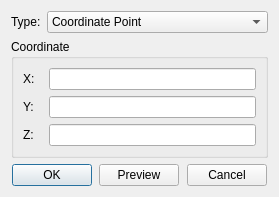
<?xml version="1.0" encoding="UTF-8"?>
<ui version="4.0">
 <class>ReferencePointInfoDialog</class>
 <widget class="QDialog" name="ReferencePointInfoDialog">
  <property name="geometry">
   <rect>
    <x>0</x>
    <y>0</y>
    <width>279</width>
    <height>183</height>
   </rect>
  </property>
  <property name="windowTitle">
   <string>Reference Point</string>
  </property>
  <layout class="QGridLayout" name="gridLayout_5">
   <item row="0" column="0">
    <widget class="QWidget" name="widget_2" native="true">
     <property name="sizePolicy">
      <sizepolicy hsizetype="Preferred" vsizetype="Fixed">
       <horstretch>0</horstretch>
       <verstretch>0</verstretch>
      </sizepolicy>
     </property>
     <layout class="QGridLayout" name="gridLayout_2">
      <property name="leftMargin">
       <number>0</number>
      </property>
      <property name="topMargin">
       <number>0</number>
      </property>
      <property name="rightMargin">
       <number>0</number>
      </property>
      <property name="bottomMargin">
       <number>0</number>
      </property>
      <item row="0" column="0">
       <widget class="QLabel" name="label">
        <property name="sizePolicy">
         <sizepolicy hsizetype="Fixed" vsizetype="Preferred">
          <horstretch>0</horstretch>
          <verstretch>0</verstretch>
         </sizepolicy>
        </property>
        <property name="text">
         <string>Type:</string>
        </property>
       </widget>
      </item>
      <item row="0" column="1">
       <widget class="QComboBox" name="comb_type">
        <property name="currentIndex">
         <number>0</number>
        </property>
        <item>
         <property name="text">
          <string>Coordinate Point</string>
         </property>
        </item>
       </widget>
      </item>
     </layout>
    </widget>
   </item>
   <item row="1" column="0">
    <widget class="QStackedWidget" name="stackedWidget">
     <property name="currentIndex">
      <number>0</number>
     </property>
     <widget class="QWidget" name="page_coordinate">
      <layout class="QGridLayout" name="gridLayout">
       <property name="leftMargin">
        <number>0</number>
       </property>
       <property name="topMargin">
        <number>0</number>
       </property>
       <property name="rightMargin">
        <number>0</number>
       </property>
       <property name="bottomMargin">
        <number>0</number>
       </property>
       <property name="horizontalSpacing">
        <number>6</number>
       </property>
       <item row="0" column="0">
        <widget class="QGroupBox" name="groupBox">
         <property name="title">
          <string>Coordinate</string>
         </property>
         <layout class="QGridLayout" name="gridLayout_4">
          <item row="2" column="0">
           <widget class="QLabel" name="label_6">
            <property name="text">
             <string>Z:</string>
            </property>
           </widget>
          </item>
          <item row="1" column="0">
           <widget class="QLabel" name="label_5">
            <property name="text">
             <string>Y:</string>
            </property>
           </widget>
          </item>
          <item row="1" column="2">
           <widget class="Comp::FITKSciNotationLineEdit" name="le_coord_py"/>
          </item>
          <item row="0" column="0">
           <widget class="QLabel" name="label_2">
            <property name="text">
             <string>X:</string>
            </property>
           </widget>
          </item>
          <item row="2" column="2">
           <widget class="Comp::FITKSciNotationLineEdit" name="le_coord_pz"/>
          </item>
          <item row="0" column="2">
           <widget class="Comp::FITKSciNotationLineEdit" name="le_coord_px"/>
          </item>
          <item row="3" column="0">
           <spacer name="verticalSpacer">
            <property name="orientation">
             <enum>Qt::Vertical</enum>
            </property>
            <property name="sizeHint" stdset="0">
             <size>
              <width>20</width>
              <height>40</height>
             </size>
            </property>
           </spacer>
          </item>
         </layout>
        </widget>
       </item>
      </layout>
     </widget>
    </widget>
   </item>
   <item row="2" column="0">
    <widget class="QWidget" name="widget" native="true">
     <property name="sizePolicy">
      <sizepolicy hsizetype="Preferred" vsizetype="Fixed">
       <horstretch>0</horstretch>
       <verstretch>0</verstretch>
      </sizepolicy>
     </property>
     <layout class="QGridLayout" name="gridLayout_3">
      <property name="leftMargin">
       <number>0</number>
      </property>
      <property name="topMargin">
       <number>0</number>
      </property>
      <property name="rightMargin">
       <number>0</number>
      </property>
      <property name="bottomMargin">
       <number>0</number>
      </property>
      <item row="0" column="4">
       <spacer name="horizontalSpacer_3">
        <property name="orientation">
         <enum>Qt::Horizontal</enum>
        </property>
        <property name="sizeHint" stdset="0">
         <size>
          <width>40</width>
          <height>20</height>
         </size>
        </property>
       </spacer>
      </item>
      <item row="0" column="1">
       <widget class="QPushButton" name="pb_ok">
        <property name="text">
         <string>OK</string>
        </property>
       </widget>
      </item>
      <item row="0" column="3">
       <widget class="QPushButton" name="pb_preview">
        <property name="text">
         <string>Preview</string>
        </property>
       </widget>
      </item>
      <item row="0" column="5">
       <widget class="QPushButton" name="pb_cancel">
        <property name="text">
         <string>Cancel</string>
        </property>
       </widget>
      </item>
      <item row="0" column="2">
       <spacer name="horizontalSpacer_2">
        <property name="orientation">
         <enum>Qt::Horizontal</enum>
        </property>
        <property name="sizeHint" stdset="0">
         <size>
          <width>40</width>
          <height>20</height>
         </size>
        </property>
       </spacer>
      </item>
      <item row="0" column="0">
       <spacer name="horizontalSpacer">
        <property name="orientation">
         <enum>Qt::Horizontal</enum>
        </property>
        <property name="sizeHint" stdset="0">
         <size>
          <width>40</width>
          <height>20</height>
         </size>
        </property>
       </spacer>
      </item>
      <item row="0" column="6">
       <spacer name="horizontalSpacer_4">
        <property name="orientation">
         <enum>Qt::Horizontal</enum>
        </property>
        <property name="sizeHint" stdset="0">
         <size>
          <width>40</width>
          <height>20</height>
         </size>
        </property>
       </spacer>
      </item>
     </layout>
    </widget>
   </item>
  </layout>
 </widget>
 <customwidgets>
  <customwidget>
   <class>Comp::FITKSciNotationLineEdit</class>
   <extends>QLineEdit</extends>
   <header location="global">FITK_Component/FITKWidget/FITKSciNotationLineEdit.h</header>
  </customwidget>
 </customwidgets>
 <resources/>
 <connections/>
</ui>
